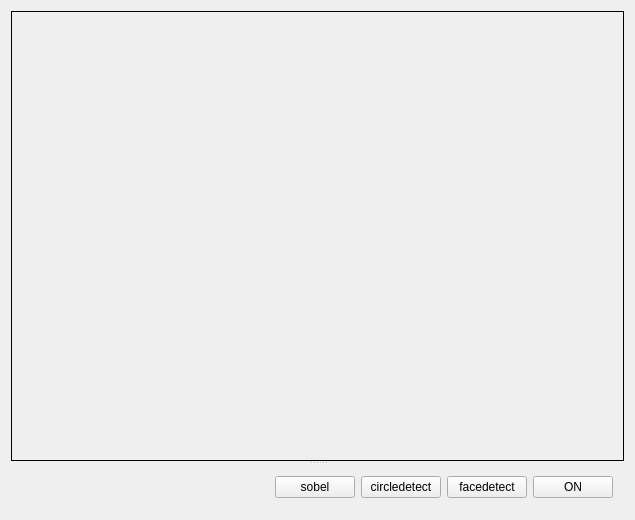
<?xml version="1.0" encoding="UTF-8"?>
<ui version="4.0">
 <class>Widget</class>
 <widget class="QWidget" name="Widget">
  <property name="geometry">
   <rect>
    <x>0</x>
    <y>0</y>
    <width>635</width>
    <height>504</height>
   </rect>
  </property>
  <property name="windowTitle">
   <string>Widget</string>
  </property>
  <layout class="QHBoxLayout" name="horizontalLayout_2">
   <item>
    <widget class="QSplitter" name="splitter">
     <property name="orientation">
      <enum>Qt::Vertical</enum>
     </property>
     <widget class="QLabel" name="Video">
      <property name="minimumSize">
       <size>
        <width>600</width>
        <height>450</height>
       </size>
      </property>
      <property name="baseSize">
       <size>
        <width>600</width>
        <height>450</height>
       </size>
      </property>
      <property name="frameShape">
       <enum>QFrame::Panel</enum>
      </property>
      <property name="text">
       <string/>
      </property>
     </widget>
     <widget class="QWidget" name="layoutWidget">
      <layout class="QHBoxLayout" name="horizontalLayout">
       <item>
        <spacer name="horizontalSpacer">
         <property name="orientation">
          <enum>Qt::Horizontal</enum>
         </property>
         <property name="sizeHint" stdset="0">
          <size>
           <width>388</width>
           <height>20</height>
          </size>
         </property>
        </spacer>
       </item>
       <item>
        <widget class="QPushButton" name="SobelButton">
         <property name="text">
          <string>sobel</string>
         </property>
        </widget>
       </item>
       <item>
        <widget class="QPushButton" name="CircleButton">
         <property name="text">
          <string>circledetect</string>
         </property>
        </widget>
       </item>
       <item>
        <widget class="QPushButton" name="DectButton">
         <property name="text">
          <string>facedetect</string>
         </property>
        </widget>
       </item>
       <item>
        <widget class="QPushButton" name="OnButton">
         <property name="text">
          <string>ON</string>
         </property>
        </widget>
       </item>
      </layout>
     </widget>
    </widget>
   </item>
  </layout>
 </widget>
 <layoutdefault spacing="6" margin="11"/>
 <resources/>
 <connections/>
</ui>
